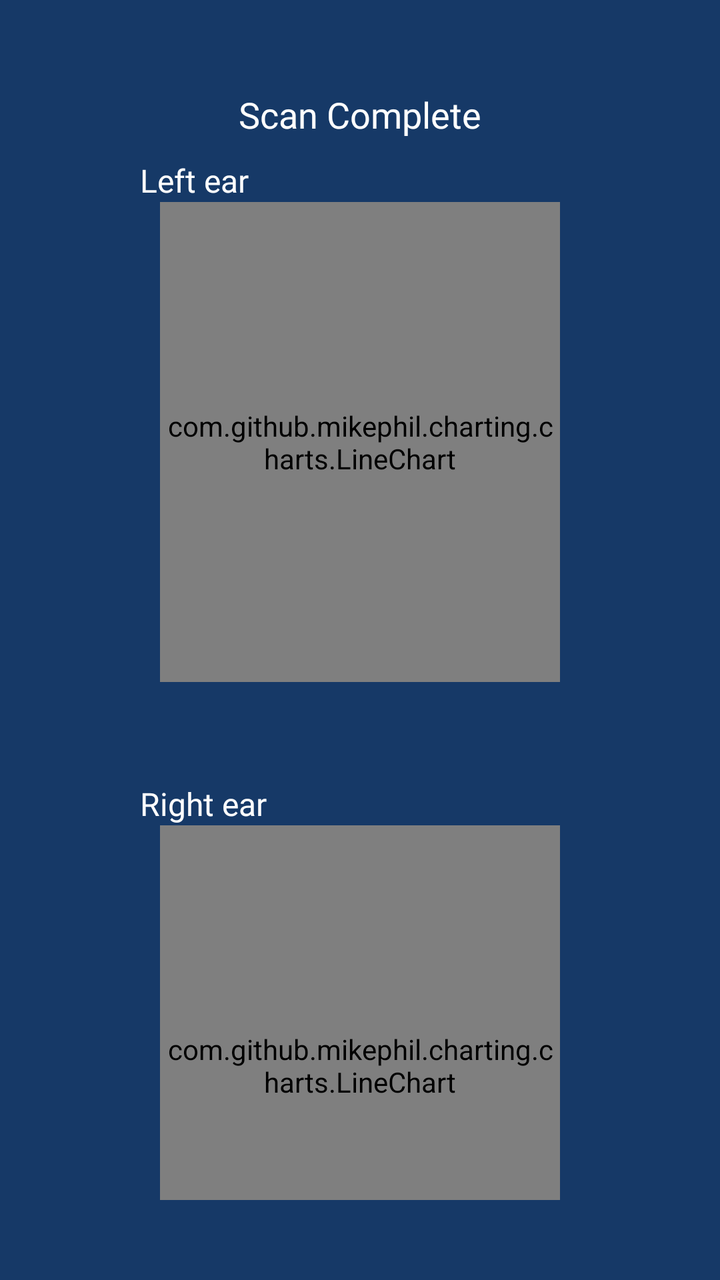
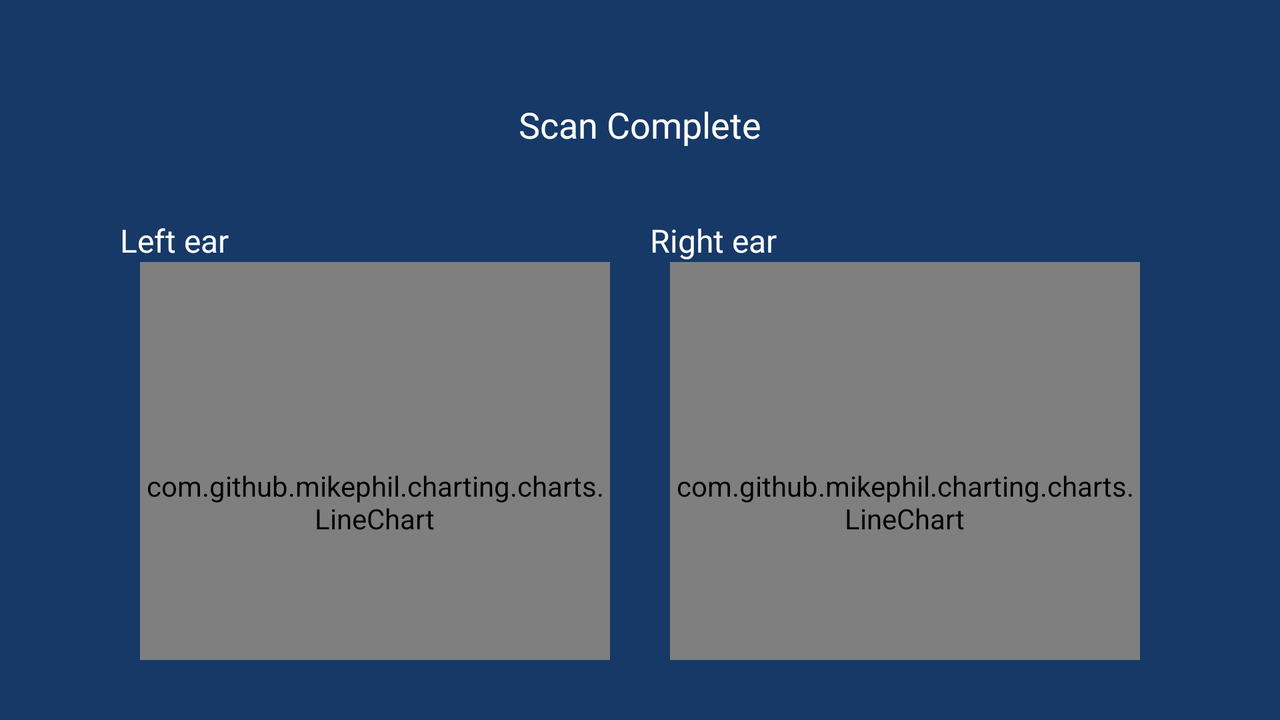

An Android layout and its configuration variant, each rendered on a device that would load it. The default file and the variant file are quoted in full after the pictures.
<!-- AndroidManifest.xml: application theme Theme.LucidQuickscreen -->
<!-- res/layout/fragment_result_graph.xml -->
<?xml version="1.0" encoding="utf-8"?>
<LinearLayout xmlns:android="http://schemas.android.com/apk/res/android"
        xmlns:app="http://schemas.android.com/apk/res-auto"
        xmlns:tools="http://schemas.android.com/tools"
        android:layout_width="match_parent"
        android:layout_height="match_parent"
        android:background="@color/lq_blue"
        android:orientation="vertical"
        tools:context=".presentation.ResultGraphFragment">

    <RelativeLayout
            android:layout_width="match_parent"
            android:layout_height="wrap_content">

        <com.google.android.material.progressindicator.LinearProgressIndicator
                android:id="@+id/progress_bar_scan"
                android:layout_width="match_parent"
                android:layout_height="wrap_content"
                android:indeterminate="true"
                android:visibility="gone"
                app:indicatorColor="@color/lq_scan_progress"
                app:trackThickness="5dp"
                android:layout_alignParentTop="true" />

        <ImageButton
                android:id="@+id/button_back"
                android:layout_width="wrap_content"
                android:layout_height="wrap_content"
                android:layout_marginLeft="20dp"
                android:layout_marginTop="20dp"
                android:background="@drawable/ic_action_back"
                android:layout_alignParentTop="true"
                android:layout_alignParentLeft="true" />

        <com.google.android.material.button.MaterialButton
                android:id="@+id/button_rescan"
                android:layout_width="100dp"
                android:layout_height="45dp"
                android:layout_gravity="top"
                android:layout_marginRight="20dp"
                android:layout_marginTop="20dp"
                android:backgroundTint="@color/button_background_color"
                android:enabled="true"
                android:fontFamily="@font/poppins_medium"
                android:inputType="textCapSentences"
                android:paddingStart="10dp"
                android:paddingEnd="10dp"
                android:text="Result"
                android:textSize="14sp"
                app:cornerRadius="6dp"
                android:layout_centerHorizontal="true"
                android:layout_alignParentTop="true"
                android:visibility="gone" />


    </RelativeLayout>

    <TextView
            android:id="@+id/textview_scan_status"
            android:layout_width="match_parent"
            android:layout_height="wrap_content"
            android:fontFamily="@font/poppins_medium"
            android:gravity="center"
            android:text="@string/scan_status_complete"
            android:textColor="@color/white"
            android:textSize="18sp"
            android:layout_marginTop="25dp" />

    <LinearLayout
            android:layout_width="match_parent"
            android:layout_height="wrap_content"
            android:orientation="vertical"
            android:layout_marginTop="10dp"
            android:layout_marginBottom="40dp">

        <com.google.android.material.textview.MaterialTextView
                android:layout_width="match_parent"
                android:layout_height="wrap_content"
                android:layout_marginHorizontal="70dp"
                android:text="Left ear"
                android:fontFamily="@font/poppins_medium"
                android:gravity="start"
                android:textColor="@color/white"
                android:textSize="16sp" />

        <com.github.mikephil.charting.charts.LineChart
                android:id="@+id/result_chart_left"
                android:layout_width="match_parent"
                android:layout_height="240dp"
                android:layout_marginHorizontal="80dp" />

        <com.google.android.material.textview.MaterialTextView
                android:layout_width="match_parent"
                android:layout_height="wrap_content"
                android:layout_marginHorizontal="70dp"
                android:text="Right ear"
                android:fontFamily="@font/poppins_medium"
                android:gravity="start"
                android:textColor="@color/white"
                android:textSize="16sp"
                android:layout_marginTop="50dp" />

        <com.github.mikephil.charting.charts.LineChart
                android:id="@+id/result_chart_right"
                android:layout_width="match_parent"
                android:layout_height="240dp"
                android:layout_marginHorizontal="80dp" />
    </LinearLayout>

    <LinearLayout
            android:id="@+id/section_next_button"
            android:layout_width="match_parent"
            android:layout_height="wrap_content"
            android:orientation="horizontal"
            android:paddingHorizontal="60dp"
            android:visibility="gone">

        <TextView
                android:layout_width="0dp"
                android:layout_height="wrap_content"
                android:layout_gravity="center_vertical"
                android:layout_weight="2"
                android:fontFamily="@font/poppins_medium"
                android:paddingEnd="15dp"
                android:text="@string/see_result_message"
                android:textColor="@color/white"
                android:textSize="18sp" />

        <com.google.android.material.button.MaterialButton
                android:id="@+id/button_next"
                android:layout_width="150dp"
                android:layout_height="55dp"
                android:layout_gravity="top"
                android:layout_marginStart="20dp"
                android:layout_marginBottom="0dp"
                android:backgroundTint="@color/button_background_color"
                android:enabled="true"
                android:fontFamily="@font/poppins_medium"
                android:inputType="textCapSentences"
                android:paddingStart="10dp"
                android:paddingEnd="10dp"
                android:text="@string/button_next"
                android:textSize="18sp"
                app:cornerRadius="12dp" />
    </LinearLayout>

</LinearLayout>
<!-- resources referenced by this layout -->
<resources>
  <color name="lq_blue">#163967</color>
  <color name="lq_scan_progress">#FFE189</color>
  <color name="white">#FFFFFFFF</color>
  <string name="button_next">Next</string>
  <string name="scan_status_complete">Scan Complete</string>
  <string name="see_result_message">Click to see what this means to you</string>
  <style name="Theme.LucidQuickscreen" parent="Theme.MaterialComponents.DayNight.NoActionBar">
          
          <item name="colorPrimary">@color/lq_blue</item>
          <item name="colorPrimaryVariant">@color/purple_700</item>
          <item name="colorOnPrimary">@color/white</item>
          
          <item name="colorSecondary">@color/teal_200</item>
          <item name="colorSecondaryVariant">@color/teal_700</item>
          <item name="colorOnSecondary">@color/black</item>
          
          <item name="android:windowFullscreen">true</item>
          <item name="android:statusBarColor" tools:targetApi="l">?attr/colorPrimaryVariant</item>
          
      </style>
  <color name="purple_700">#FF3700B3</color>
  <color name="teal_200">#FF03DAC5</color>
  <color name="teal_700">#FF018786</color>
  <color name="black">#FF000000</color>
</resources>
<!-- res/layout-land/fragment_result_graph.xml (the repository's variant of the layout above) -->
<!-- drawn on the phone turned sideways -->
<?xml version="1.0" encoding="utf-8"?>
<LinearLayout xmlns:android="http://schemas.android.com/apk/res/android"
        xmlns:app="http://schemas.android.com/apk/res-auto"
        xmlns:tools="http://schemas.android.com/tools"
        android:layout_width="match_parent"
        android:layout_height="match_parent"
        android:background="@color/lq_blue"
        android:orientation="vertical"
        tools:context=".presentation.ResultGraphFragment">

    <RelativeLayout
            android:layout_width="match_parent"
            android:layout_height="wrap_content">

        <com.google.android.material.progressindicator.LinearProgressIndicator
                android:id="@+id/progress_bar_scan"
                android:layout_width="match_parent"
                android:layout_height="wrap_content"
                android:indeterminate="true"
                android:visibility="gone"
                app:indicatorColor="@color/lq_scan_progress"
                app:trackThickness="5dp"
                android:layout_alignParentTop="true" />

        <ImageButton
                android:id="@+id/button_back"
                android:layout_width="wrap_content"
                android:layout_height="wrap_content"
                android:layout_marginLeft="20dp"
                android:layout_marginTop="20dp"
                android:background="@drawable/ic_action_back"
                android:layout_alignParentTop="true"
                android:layout_alignParentLeft="true" />

        <com.google.android.material.button.MaterialButton
                android:id="@+id/button_rescan"
                android:layout_width="100dp"
                android:layout_height="45dp"
                android:layout_gravity="top"
                android:layout_marginRight="20dp"
                android:layout_marginTop="20dp"
                android:backgroundTint="@color/button_background_color"
                android:enabled="true"
                android:fontFamily="@font/poppins_medium"
                android:inputType="textCapSentences"
                android:paddingStart="10dp"
                android:paddingEnd="10dp"
                android:text="Result"
                android:textSize="14sp"
                app:cornerRadius="6dp"
                android:layout_centerHorizontal="true"
                android:layout_alignParentTop="true"
                android:visibility="gone" />

    </RelativeLayout>

    <TextView
            android:id="@+id/textview_scan_status"
            android:layout_width="match_parent"
            android:layout_height="wrap_content"
            android:fontFamily="@font/poppins_medium"
            android:gravity="center"
            android:text="@string/scan_status_complete"
            android:textColor="@color/white"
            android:textSize="18sp"
            android:layout_marginTop="30dp" />

    <LinearLayout
            android:layout_width="match_parent"
            android:layout_height="wrap_content"
            android:orientation="horizontal"
            android:layout_marginTop="35dp"
            android:layout_marginBottom="30dp"
            android:layout_marginHorizontal="60dp">

        <LinearLayout
                android:layout_width="0dp"
                android:layout_height="wrap_content"
                android:orientation="vertical"
                android:layout_weight="1">

            <com.google.android.material.textview.MaterialTextView
                    android:layout_width="match_parent"
                    android:layout_height="wrap_content"
                    android:text="Left ear"
                    android:fontFamily="@font/poppins_medium"
                    android:gravity="start"
                    android:textColor="@color/white"
                    android:textSize="16sp" />

            <com.github.mikephil.charting.charts.LineChart
                    android:id="@+id/result_chart_left"
                    android:layout_width="match_parent"
                    android:layout_height="240dp"
                    android:layout_marginLeft="10dp"
                    android:layout_marginRight="15dp" />

        </LinearLayout>

        <LinearLayout
                android:layout_width="0dp"
                android:layout_height="wrap_content"
                android:orientation="vertical"
                android:layout_weight="1">

            <com.google.android.material.textview.MaterialTextView
                    android:layout_width="match_parent"
                    android:layout_height="wrap_content"
                    android:layout_marginLeft="5dp"
                    android:text="Right ear"
                    android:fontFamily="@font/poppins_medium"
                    android:gravity="start"
                    android:textColor="@color/white"
                    android:textSize="16sp" />

            <com.github.mikephil.charting.charts.LineChart
                    android:id="@+id/result_chart_right"
                    android:layout_width="match_parent"
                    android:layout_height="240dp"
                    android:layout_marginLeft="15dp"
                    android:layout_marginRight="10dp" />
        </LinearLayout>
    </LinearLayout>

    <LinearLayout
            android:id="@+id/section_next_button"
            android:layout_width="match_parent"
            android:layout_height="wrap_content"
            android:orientation="horizontal"
            android:paddingHorizontal="60dp"
            android:visibility="gone">

        <TextView
                android:layout_width="0dp"
                android:layout_height="wrap_content"
                android:layout_gravity="center_vertical"
                android:layout_weight="2"
                android:fontFamily="@font/poppins_medium"
                android:paddingEnd="40dp"
                android:text="@string/see_result_message"
                android:textColor="@color/white"
                android:textSize="18sp" />

        <com.google.android.material.button.MaterialButton
                android:id="@+id/button_next"
                android:layout_width="150dp"
                android:layout_height="55dp"
                android:layout_gravity="center_vertical"
                android:layout_marginStart="20dp"
                android:layout_marginBottom="0dp"
                android:backgroundTint="@color/button_background_color"
                android:enabled="true"
                android:fontFamily="@font/poppins_medium"
                android:inputType="textCapSentences"
                android:paddingStart="10dp"
                android:paddingEnd="10dp"
                android:text="@string/button_next"
                android:textSize="18sp"
                app:cornerRadius="12dp" />
    </LinearLayout>

</LinearLayout>
